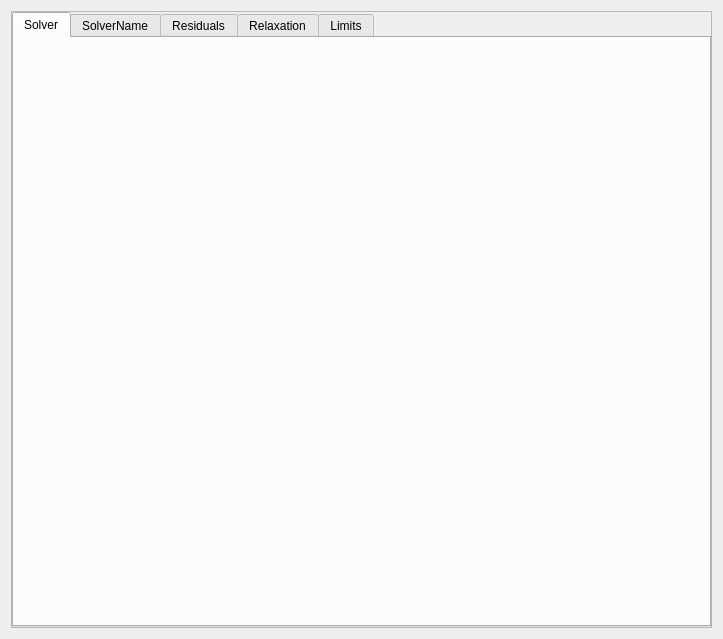
<?xml version="1.0" encoding="UTF-8"?>
<ui version="4.0">
 <class>SolutionWidget</class>
 <widget class="QWidget" name="SolutionWidget">
  <property name="geometry">
   <rect>
    <x>0</x>
    <y>0</y>
    <width>723</width>
    <height>639</height>
   </rect>
  </property>
  <property name="windowTitle">
   <string>Form</string>
  </property>
  <layout class="QGridLayout" name="gridLayout">
   <item row="0" column="0">
    <widget class="QScrollArea" name="scrollArea">
     <property name="widgetResizable">
      <bool>true</bool>
     </property>
     <widget class="QWidget" name="scrollAreaWidgetContents">
      <property name="geometry">
       <rect>
        <x>0</x>
        <y>0</y>
        <width>703</width>
        <height>619</height>
       </rect>
      </property>
      <layout class="QGridLayout" name="gridLayout_2">
       <property name="leftMargin">
        <number>0</number>
       </property>
       <property name="topMargin">
        <number>0</number>
       </property>
       <property name="rightMargin">
        <number>0</number>
       </property>
       <property name="bottomMargin">
        <number>0</number>
       </property>
       <item row="0" column="0">
        <widget class="QTabWidget" name="tabWidget">
         <property name="currentIndex">
          <number>0</number>
         </property>
         <widget class="QWidget" name="Solvers">
          <attribute name="title">
           <string>Solver</string>
          </attribute>
         </widget>
         <widget class="QWidget" name="SolverName">
          <attribute name="title">
           <string>SolverName</string>
          </attribute>
         </widget>
         <widget class="QWidget" name="Residuals">
          <attribute name="title">
           <string>Residuals</string>
          </attribute>
         </widget>
         <widget class="QWidget" name="Relaxation">
          <attribute name="title">
           <string>Relaxation</string>
          </attribute>
         </widget>
         <widget class="QWidget" name="Limits">
          <attribute name="title">
           <string>Limits</string>
          </attribute>
         </widget>
        </widget>
       </item>
      </layout>
     </widget>
    </widget>
   </item>
  </layout>
 </widget>
 <resources/>
 <connections/>
</ui>
